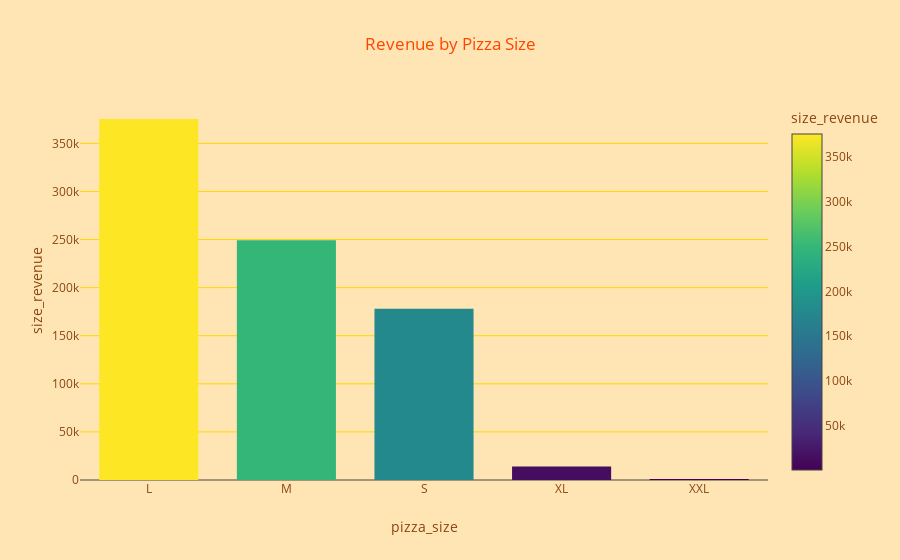

Notebook code for this chart:
### Markdown cell above
### 3. Revenue by Pizza Size: Analyze which pizza size contributes the most to revenue.

### Code cell
result = %sql SELECT pizza_size, SUM(total_price) AS size_revenue \
              FROM PIZZA_SALES \
              GROUP BY pizza_size \
              ORDER BY size_revenue DESC;
df = result.DataFrame()

fig = px.bar(df, 
             x='pizza_size', 
             y='size_revenue', 
             title='Revenue by Pizza Size',
             color='size_revenue',  
             template= custom_template
             )
fig.update_layout(showlegend=False)

fig.show()

### Figure 1 — Plotly figure (JSON) as saved in the notebook; plotly's stock layout.template omitted (floating-point values rounded to 4 significant figures)
{"data": [{"alignmentgroup": "True", "hovertemplate": "pizza_size=%{x}<br>size_revenue=%{marker.color}<extra></extra>", "legendgroup": "", "marker": {"color": [375300.0, 249400.0, 178100.0, 14076, 1007.0], "coloraxis": "coloraxis", "pattern": {"shape": ""}}, "name": "", "offsetgroup": "", "orientation": "v", "showlegend": false, "textposition": "auto", "type": "bar", "x": ["L", "M", "S", "XL", "XXL"], "xaxis": "x", "y": [375300.0, 249400.0, 178100.0, 14076, 1007.0], "yaxis": "y"}], "layout": {"barmode": "relative", "coloraxis": {"colorbar": {"title": {"text": "size_revenue"}}, "colorscale": [[0, "#440154"], [0.1111, "#482878"], [0.2222, "#3e4989"], [0.3333, "#31688e"], [0.4444, "#26828e"], [0.5556, "#1f9e89"], [0.6667, "#35b779"], [0.7778, "#6ece58"], [0.8889, "#b5de2b"], [1, "#fde725"]]}, "legend": {"tracegroupgap": 0}, "showlegend": false, "title": {"text": "Revenue by Pizza Size"}, "xaxis": {"anchor": "y", "domain": [0, 1], "title": {"text": "pizza_size"}}, "yaxis": {"anchor": "x", "domain": [0, 1], "title": {"text": "size_revenue"}}}}
